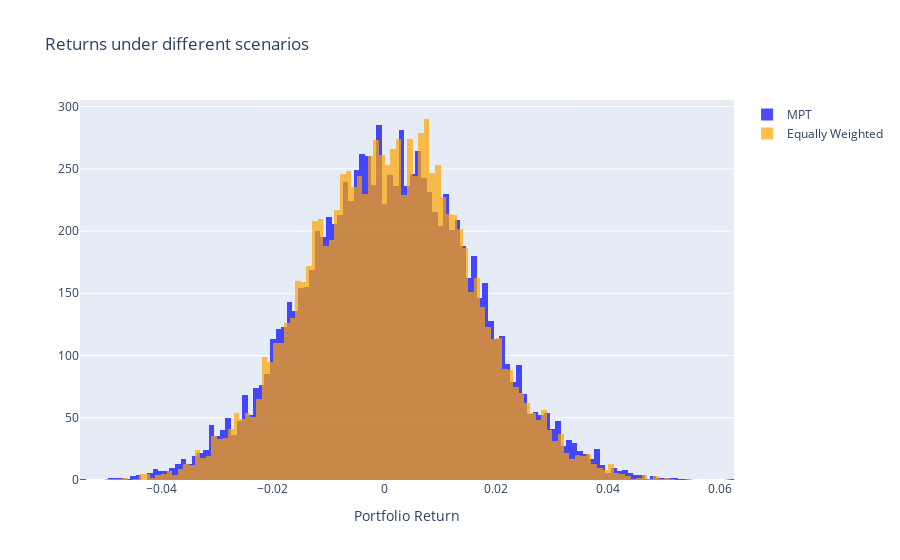

The notebook cell this image was saved under:
### Code cell
"""
A script that generates optimal weights for the portfolio.
"""
from collections import defaultdict
from datetime import datetime, timedelta
import warnings
import numpy as np
import pandas as pd
import plotly.graph_objects as go
import scipy.optimize as optimize
import yfinance as yf

warnings.filterwarnings("ignore")
RISK_FREE = 0.05


def generate_stress_scenarios(mean_returns, cov_matrix, num_scenarios):
    """
    This function generates random cases of overall market fluctuations.
    """
    np.random.seed(42)
    return np.random.multivariate_normal(mean_returns, cov_matrix, num_scenarios)


def minimise_function(weights, returns) -> np.array:
    """
    Minimisation class for the given function
    """
    return -np.array(
        statistics(weights, returns)[2]
    )  # The maximum of f(x) is the minimum of -f(x)


def statistics(weights, returns, n_days=252) -> np.array:
    """
    Calculates the required statistics for optimisation function.
    Parameters
    ----------
    weights: Portfolio weights
    returns: Log daily returns
    n_days: Number of trading days
    """

    portfolio_return = np.sum(np.dot(returns.mean(), weights.T)) * n_days
    excess_return = returns - RISK_FREE
    portfolio_volatility = np.sqrt(
        np.dot(
            weights,
            np.dot(excess_return.cov() * n_days, weights.T),
        )
    )
    return np.array(
        [
            portfolio_return,
            portfolio_volatility,
            (portfolio_return - RISK_FREE) / portfolio_volatility,
        ]
    )


class Portfolio:
    """
    A class for optimising a portfolio using data collected from Yahoo Finance.

    Attributes:
        - stocks (list): List of stock symbols for portfolio construction.
        - start_date (str): Start date for collecting historical data in 'YYYY-MM-DD' format.
        - end_date (str): End date for collecting historical data in 'YYYY-MM-DD' format.

    Methods:
        - collect_data(): Collects historical price data for the specified stocks from Yahoo Finance.
        - optimize_portfolio(): Minimizes portfolio volatility subject to specified returns and stress test.
        - generate_plots(): Generates appropriate plots illustrating the optimized portfolio.
    """

    def __init__(self, stocks, start_date, end_date):
        """
        Initialize the PortfolioOptimizer object.

        Parameters:
            - stocks (list): List of stock symbols for portfolio construction.
            - start_date (str): Start date for collecting historical data in 'YYYY-MM-DD' format.
            - end_date (str): End date for collecting historical data in 'YYYY-MM-DD' format.
            - expected_returns (np.ndarray): Random set of returns generated for simulation.
        """
        self.stocks = stocks
        self.start_date = start_date
        self.end_date = end_date

        # These values will be stored later
        self.returns = None

    def get_data_from_yahoo(self) -> pd.DataFrame:
        """
        Downloads data from yfinance.
        Parameters:
        start: Start Date (yyyy-mm-dd) format
        end: End Date (yyyy-mm-dd) format
        """
        stock_data = {}
        for stock in self.stocks:
            ticker = yf.Ticker(stock)
            stock_data[stock] = ticker.history(
                start=self.start_date, end=self.end_date
            )["Close"]

        return pd.DataFrame(stock_data)

    def calculate_returns(self) -> np.ndarray:
        """
        Calculates logarithmic returns of the historical data.
        """
        return_data = self.get_data_from_yahoo()
        return np.log(return_data / return_data.shift(1)).dropna()

    def optimise_portfolio(self) -> np.array:
        """
        Used to optimize the weights with respect to the sharpe ratio.
        """

        returns = self.calculate_returns()
        self.returns = returns
        func = minimise_function
        constraints = {"type": "eq", "fun": lambda x: np.sum(x) - 1}
        # The weights can at the most be 1.
        bounds = tuple((0, 1) for _ in range(len(self.stocks)))
        random_weights = np.random.rand(len(self.stocks))
        random_weights /= np.sum(random_weights)
        optimum = optimize.minimize(
            fun=func,
            x0=np.array(
                random_weights
            ),  # We are randomly selecting a weight for optimisation
            args=returns,
            method="SLSQP",
            bounds=bounds,
            constraints=constraints,
        )
        return optimum["x"].round(4)

    def stress_test_portfolio(self, num_scenarios=10000) -> np.ndarray:
        """
        Stress tests the optimized portfolio by generating random market scenarios.

        Parameters:
            - num_scenarios (int): Number of random scenarios to generate.

        Returns:
            - Array of portfolio statistics for each scenario.
        """
        optimised_weights = self.optimise_portfolio()
        print(optimised_weights)

        # Calculate mean and covariance matrix from historical data
        returns = self.returns
        mean_returns = returns.mean(axis=0)
        cov_matrix = np.cov(returns, rowvar=False)

        # Generate stress scenarios
        stress_scenarios = generate_stress_scenarios(
            mean_returns, cov_matrix, num_scenarios
        )
        # daily_risk_free_rate = (1 + RISK_FREE) ** (1 / 252) - 1
        portfolio_volatility = np.sqrt(
            np.dot(optimised_weights, np.dot(cov_matrix, optimised_weights.T))
        )
        print(portfolio_volatility)

        # Calculate portfolio statistics for each scenario
        portfolio_statistics = defaultdict(list)
        equally_weighted_portfolio_stats = defaultdict(list)
        for i in range(num_scenarios):
            scenario_returns = stress_scenarios[i]
            portfolio_return = np.sum(np.dot(scenario_returns, optimised_weights.T))
            portfolio_statistics["Return"].append(portfolio_return)
            equally_weighted_portfolio_stats["Return"].append(np.mean(scenario_returns))

        return pd.DataFrame(portfolio_statistics), pd.DataFrame(
            equally_weighted_portfolio_stats
        )


def plot_stress_test_results(test_results_mpt, test_results_equally_weighted):
    """
    Plot histograms of stress test results for two distributions.

    Parameters:
        - test_results_mpt (pd.DataFrame): DataFrame of portfolio statistics for MPT scenarios.
        - test_results_equally_weighted (pd.DataFrame): DataFrame of portfolio statistics for equally weighted scenarios.
    """
    fig = go.Figure()

    # Add histogram trace for MPT distribution
    fig.add_trace(
        go.Histogram(
            x=test_results_mpt["Return"],
            opacity=0.7,
            name="MPT",
            marker_color="blue",
        )
    )

    # Add histogram trace for equally weighted distribution
    fig.add_trace(
        go.Histogram(
            x=test_results_equally_weighted["Return"],
            opacity=0.7,
            name="Equally Weighted",
            marker_color="orange",
        )
    )

    # Update layout
    fig.update_layout(
        title="Returns under different scenarios",
        xaxis_title="Portfolio Return",
        barmode="overlay",
    )

    fig.show()


if __name__ == "__main__":
    STOCKS = [
        "ASIANPAINT.NS",
        "BAJFINANCE.NS",
        "TITAN.NS",
        "BAJAJFINSV.NS",
        "ADANIENT.NS",
        "BRITANNIA.NS",
    ]
    END = datetime.today()
    START = END - timedelta(10 * 365)  # data of 10 years
    portfolio = Portfolio(stocks=STOCKS, start_date=START, end_date=END)
    mpt_result, equally_weigted_result = portfolio.stress_test_portfolio()
    plot_stress_test_results(mpt_result, equally_weigted_result)

    # Printing the mean and Sharpe ratio of the portfolio
    print(
        f"The average return of an equally weighted portfolio is {np.mean(equally_weigted_result['Return'])}"
    )
    print(
        f"The average return of an mpt-based portfolio is {np.mean(mpt_result['Return'])}"
    )

### Figure 1 — Plotly figure (JSON) as saved in the notebook; plotly's stock layout.template omitted (floating-point values rounded to 4 significant figures; data arrays with more than 128 entries replaced by an {"elided": "..."} marker saying what was removed)
{"data": [{"marker": {"color": "blue"}, "name": "MPT", "opacity": 0.7, "type": "histogram", "x": {"elided": "10000 float values"}}, {"marker": {"color": "orange"}, "name": "Equally Weighted", "opacity": 0.7, "type": "histogram", "x": {"elided": "10000 float values"}}], "layout": {"barmode": "overlay", "title": {"text": "Returns under different scenarios"}, "xaxis": {"title": {"text": "Portfolio Return"}}}}
